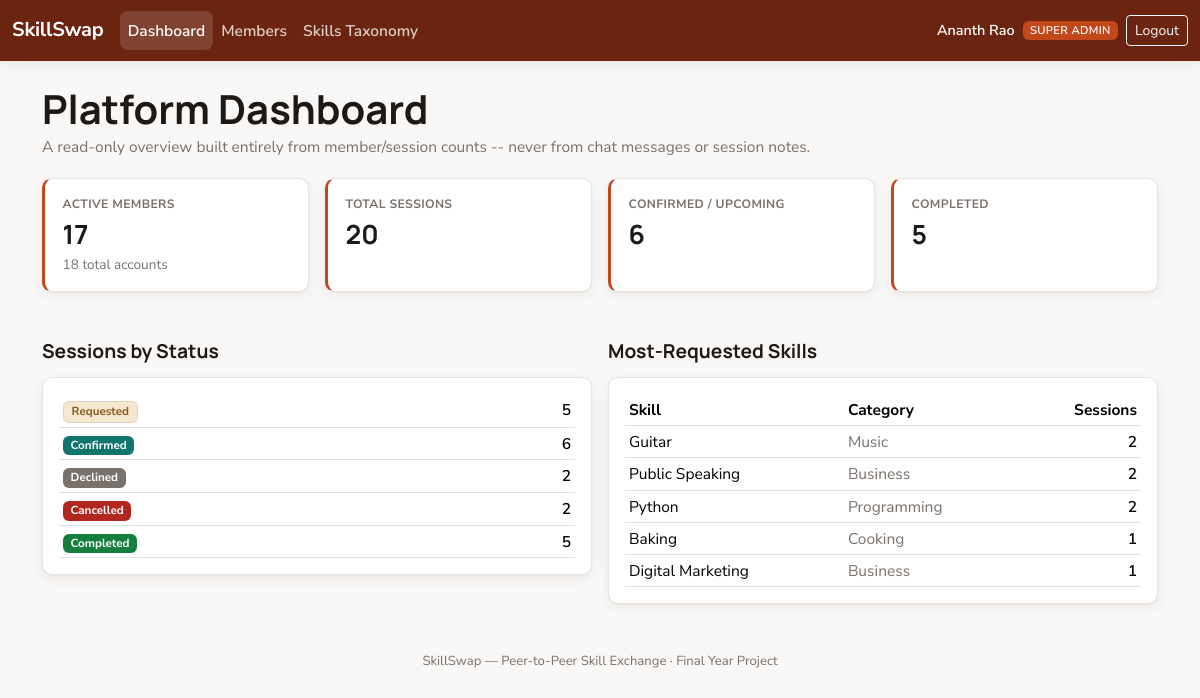
/index.php?route=admin/dashboard (signed in), run on the app's committed database.
### tables this page shows
CREATE TABLE skills (
    id            INT AUTO_INCREMENT PRIMARY KEY,
    name          VARCHAR(100) NOT NULL UNIQUE,
    category      VARCHAR(60) NOT NULL,
    is_active     TINYINT(1) NOT NULL DEFAULT 1,
    created_at    TIMESTAMP NOT NULL DEFAULT CURRENT_TIMESTAMP
);

### app/controllers/AdminController.php (called while the page is built, shortened)
<?php
require_once __DIR__ . '/../models/User.php';
require_once __DIR__ . '/../models/Skill.php';
require_once __DIR__ . '/../models/Session.php';
class AdminController
{
    public function dashboard(): void
    {
        $activeMembers = User::countActiveMembers();
        $totalMembers = User::countAllMembers();
        $sessionCounts = Session::countByStatus();
        $totalSessions = Session::totalCount();
        $topSkills = Skill::mostRequested(5);
        require __DIR__ . '/../views/admin/dashboard.php';
    }
}

### public/index.php (called while the page is built, shortened)
<?php
require_once __DIR__ . '/../core/helpers.php';
require_once __DIR__ . '/../core/Database.php';
require_once __DIR__ . '/../app/models/User.php';
require_once __DIR__ . '/../app/models/Skill.php';
require_once __DIR__ . '/../app/models/Session.php';
require_once __DIR__ . '/../app/controllers/AdminController.php';
$router = new Router();
$router->get('login', fn() => (new AuthController())->showLogin());
$router->post('login', fn() => (new AuthController())->login());
$router->post('logout', fn() => (new AuthController())->logout());
$router->get('register', fn() => (new AuthController())->showRegister());
$router->post('register', fn() => (new AuthController())->register());
$router->get('admin/dashboard', fn() => (new AdminController())->dashboard());
$router->get('admin/members', fn() => (new AdminController())->members());
$router->post('admin/members/status', fn() => (new AdminController())->memberStatus());
$router->get('admin/skills', fn() => (new AdminController())->skills());
$router->post('admin/skills/store', fn() => (new AdminController())->skillStore());
$router->post('admin/skills/update', fn() => (new AdminController())->skillUpdate());
$router->post('admin/skills/toggle', fn() => (new AdminController())->skillToggle());
$router->get('member/dashboard', fn() => (new MemberController())->dashboard());
$router->get('member/profile', fn() => (new MemberController())->profile());
$router->post('member/profile/bio', fn() => (new MemberController())->profileBio());
$router->post('member/skills/add', fn() => (new MemberController())->skillAdd());
$router->post('member/skills/remove', fn() => (new MemberController())->skillRemove());
$router->get('member/directory', fn() => (new MemberController())->directory());
$router->get('member/sessions', fn() => (new MemberController())->sessions());
$router->get('member/sessions/detail', fn() => (new SessionController())->detail());
$router->post('sessions/request', fn() => (new SessionController())->request());
$router->post('sessions/accept', fn() => (new SessionController())->accept());
$router->post('sessions/decline', fn() => (new SessionController())->decline());
$router->post('sessions/cancel', fn() => (new SessionController())->cancel());
$router->post('sessions/complete', fn() => (new SessionController())->complete());
$router->get('sessions/messages/poll', fn() => (new SessionController())->messagesPoll());
$router->post('sessions/messages/send', fn() => (new SessionController())->messagesSend());
$route = $_GET['route'] ?? '';
$router->dispatch($_SERVER['REQUEST_METHOD'], $route);

### core/Router.php (called while the page is built, shortened)
<?php
class Router
{
    private array $routes = ['GET' => [], 'POST' => []];
    public function get(string $route, callable $handler): void
    {
        $this->routes['GET'][$route] = $handler;
    }
    public function post(string $route, callable $handler): void
    {
        $this->routes['POST'][$route] = $handler;
    }
    public function dispatch(string $method, string $route): void
    {
        $handler = $this->routes[$method][$route] ?? null;
        try {
            $handler();
        } catch (Throwable $e) {
            error_log($e->getMessage());
            http_response_code(500);
            require __DIR__ . '/../app/views/errors/500.php';
        }
    }
}

### core/Database.php (called while the page is built)
<?php
class Database
{
    private static ?PDO $instance = null;
    public static function connect(): PDO
    {
        if (self::$instance === null) {
            $config = require __DIR__ . '/../config/database.php';
            $dsn = sprintf(
                'mysql:host=%s;port=%d;dbname=%s;charset=%s',
                $config['host'],
                $config['port'],
                $config['database'],
                $config['charset']
            );
            self::$instance = new PDO($dsn, $config['username'], $config['password'], [
                PDO::ATTR_ERRMODE            => PDO::ERRMODE_EXCEPTION,
                PDO::ATTR_DEFAULT_FETCH_MODE => PDO::FETCH_ASSOC,
                PDO::ATTR_EMULATE_PREPARES   => false,
            ]);
        }
        return self::$instance;
    }
}

### app/models/User.php (called while the page is built, shortened)
<?php
class User
{
    public static function countActiveMembers(): int
    {
        $stmt = Database::connect()->query("SELECT COUNT(*) c FROM users WHERE role = 'member' AND status = 'active'");
        return (int)$stmt->fetch()['c'];
    }
    public static function countAllMembers(): int
    {
        $stmt = Database::connect()->query("SELECT COUNT(*) c FROM users WHERE role = 'member'");
        return (int)$stmt->fetch()['c'];
    }
}

### app/models/Session.php (called while the page is built, shortened)
<?php
class Session
{
    public static function countByStatus(): array
    {
        $stmt = Database::connect()->query('SELECT status, COUNT(*) AS c FROM sessions GROUP BY status');
        $out = array_fill_keys(self::STATUSES, 0);
        foreach ($stmt->fetchAll() as $row) {
            $out[$row['status']] = (int)$row['c'];
        }
        return $out;
    }
    public static function totalCount(): int
    {
        $stmt = Database::connect()->query('SELECT COUNT(*) c FROM sessions');
        return (int)$stmt->fetch()['c'];
    }
}

### core/helpers.php (called while the page is built, shortened)
<?php
function e(?string $value): string
{
    return htmlspecialchars($value ?? '', ENT_QUOTES, 'UTF-8');
}
function status_label(string $status): string
{
    return match ($status) {
        'requested' => 'Requested',
        'confirmed' => 'Confirmed',
        'declined'  => 'Declined',
        'cancelled' => 'Cancelled',
        'completed' => 'Completed',
        default     => ucfirst($status),
    };
}
function status_badge_class(string $status): string
{
    return match ($status) {
        'requested' => 'badge-status-requested',
        'confirmed' => 'badge-status-confirmed',
        'declined'  => 'badge-status-declined',
        'cancelled' => 'badge-status-cancelled',
        'completed' => 'badge-status-completed',
        default     => 'bg-secondary',
    };
}

### app/models/Skill.php (called while the page is built, shortened)
<?php
class Skill
{
    public static function mostRequested(int $limit = 5): array
    {
        $stmt = Database::connect()->prepare(
            'SELECT s.id, s.name, s.category, COUNT(sess.id) AS session_count
             FROM skills s
             JOIN sessions sess ON sess.skill_id = s.id
             GROUP BY s.id, s.name, s.category
             ORDER BY session_count DESC, s.name
             LIMIT ' . (int)$limit
        );
        $stmt->execute();
        return $stmt->fetchAll();
    }
}

### app/views/admin/dashboard.php (the view, shortened to what this page needs)
<?php require __DIR__ . '/../partials/header.php'; ?>
<?php require __DIR__ . '/../partials/navbar.php'; ?>
<div class="container py-4">
    <h1 class="page-title">Platform Dashboard</h1>
    <p class="page-subtitle">A read-only overview built entirely from member/session counts -- never from chat messages or session notes.</p>
    <div class="row g-3">
        <div class="col-6 col-md-3">
            <div class="stat-tile">
                <div class="stat-label">Active Members</div>
                <div class="stat-value"><?= (int)$activeMembers ?></div>
                <div class="text-muted small"><?= (int)$totalMembers ?> total accounts</div>
            </div>
        </div>
        <div class="col-6 col-md-3">
            <div class="stat-tile">
                <div class="stat-label">Total Sessions</div>
                <div class="stat-value"><?= (int)$totalSessions ?></div>
            </div>
        </div>
        <div class="col-6 col-md-3">
            <div class="stat-tile">
                <div class="stat-label">Confirmed / Upcoming</div>
                <div class="stat-value"><?= (int)($sessionCounts['confirmed'] ?? 0) ?></div>
            </div>
        </div>
        <div class="col-6 col-md-3">
            <div class="stat-tile">
                <div class="stat-label">Completed</div>
                <div class="stat-value"><?= (int)($sessionCounts['completed'] ?? 0) ?></div>
            </div>
        </div>
    </div>
    <div class="row g-3 mt-1">
        <div class="col-lg-6">
            <h2 class="section-title">Sessions by Status</h2>
            <div class="card">
                <div class="card-body">
                    <table class="table table-sm mb-0">
                        <tbody>
                        <?php foreach (Session::STATUSES as $status): ?>
                            <tr>
                                <td><span class="badge <?= status_badge_class($status) ?>"><?= status_label($status) ?></span></td>
                                <td class="text-end fw-semibold"><?= (int)($sessionCounts[$status] ?? 0) ?></td>
                            </tr>
                        <?php endforeach; ?>
                        </tbody>
                    </table>
                </div>
            </div>
        </div>
        <div class="col-lg-6">
            <h2 class="section-title">Most-Requested Skills</h2>
            <div class="card">
                <div class="card-body">
                    <?php if (!$topSkills): ?>
                        <p class="text-muted mb-0">No sessions have been requested yet.</p>
                    <?php else: ?>
                        <table class="table table-sm mb-0">
                            <thead>
                            <tr><th>Skill</th><th>Category</th><th class="text-end">Sessions</th></tr>
                            </thead>
                            <tbody>
                            <?php foreach ($topSkills as $skill): ?>
                                <tr>
                                    <td><?= e($skill['name']) ?></td>
                                    <td class="text-muted"><?= e($skill['category']) ?></td>
                                    <td class="text-end fw-semibold"><?= (int)$skill['session_count'] ?></td>
                                </tr>
                            <?php endforeach; ?>
                            </tbody>
                        </table>
                    <?php endif; ?>
                </div>
            </div>
        </div>
    </div>
</div>
<?php require __DIR__ . '/../partials/footer.php'; ?>

### data on the page
skills: name "Guitar", category "Music", session_count "2"
skills: name "Public Speaking", category "Business", session_count "2"
skills: name "Python", category "Programming", session_count "2"
skills: name "Baking", category "Cooking", session_count "1"
skills: name "Digital Marketing", category "Business", session_count "1"

### other printed values
$label "Dashboard"
$label "Members"
$label "Skills Taxonomy"
Auth::name() "Ananth Rao"
$activeMembers "17"
$totalMembers "18"
$totalSessions "20"
$sessionCounts['confirmed'] "6"
$sessionCounts['completed'] "5"
status_label($status) "Requested"
$sessionCounts[$status] "5"
status_label($status) "Confirmed"
$sessionCounts[$status] "6"
status_label($status) "Declined"
$sessionCounts[$status] "2"
